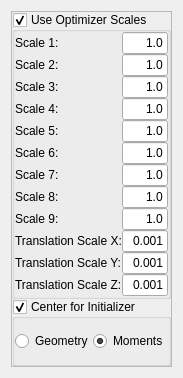
<?xml version="1.0" encoding="UTF-8"?>
<ui version="4.0">
 <class>QmitkFixedCenterOfRotationAffineTransformControls</class>
 <widget class="QWidget" name="QmitkFixedCenterOfRotationAffineTransformControls">
  <property name="geometry">
   <rect>
    <x>0</x>
    <y>0</y>
    <width>173</width>
    <height>378</height>
   </rect>
  </property>
  <property name="windowTitle">
   <string>Form</string>
  </property>
  <layout class="QVBoxLayout" name="verticalLayout">
   <item>
    <widget class="QFrame" name="m_FixedCenterOfRotationAffineTransformFrame">
     <property name="frameShape">
      <enum>QFrame::StyledPanel</enum>
     </property>
     <property name="frameShadow">
      <enum>QFrame::Raised</enum>
     </property>
     <layout class="QVBoxLayout" name="verticalLayout_66">
      <property name="spacing">
       <number>0</number>
      </property>
      <property name="margin">
       <number>0</number>
      </property>
      <item>
       <widget class="QGroupBox" name="m_UseOptimizerScalesFixedCenterOfRotationAffine">
        <property name="title">
         <string>Use Optimizer Scales</string>
        </property>
        <property name="flat">
         <bool>true</bool>
        </property>
        <property name="checkable">
         <bool>true</bool>
        </property>
        <layout class="QVBoxLayout" name="verticalLayout_65">
         <property name="spacing">
          <number>0</number>
         </property>
         <property name="margin">
          <number>0</number>
         </property>
         <item>
          <layout class="QHBoxLayout" name="_80">
           <item>
            <layout class="QVBoxLayout" name="_81">
             <item>
              <widget class="QLabel" name="textLabel1_8_2_3_2_2">
               <property name="font">
                <font>
                 <weight>50</weight>
                 <bold>false</bold>
                </font>
               </property>
               <property name="text">
                <string>Scale 1:</string>
               </property>
               <property name="wordWrap">
                <bool>false</bool>
               </property>
              </widget>
             </item>
             <item>
              <widget class="QLabel" name="textLabel2_6_3_3_2_2">
               <property name="font">
                <font>
                 <weight>50</weight>
                 <bold>false</bold>
                </font>
               </property>
               <property name="text">
                <string>Scale 2:</string>
               </property>
               <property name="wordWrap">
                <bool>false</bool>
               </property>
              </widget>
             </item>
             <item>
              <widget class="QLabel" name="textLabel3_5_3_3_2_2">
               <property name="font">
                <font>
                 <weight>50</weight>
                 <bold>false</bold>
                </font>
               </property>
               <property name="text">
                <string>Scale 3:</string>
               </property>
               <property name="wordWrap">
                <bool>false</bool>
               </property>
              </widget>
             </item>
             <item>
              <widget class="QLabel" name="textLabel1_9_2_2">
               <property name="font">
                <font>
                 <weight>50</weight>
                 <bold>false</bold>
                </font>
               </property>
               <property name="text">
                <string>Scale 4:</string>
               </property>
               <property name="wordWrap">
                <bool>false</bool>
               </property>
              </widget>
             </item>
             <item>
              <widget class="QLabel" name="textLabel2_7_2_2">
               <property name="font">
                <font>
                 <weight>50</weight>
                 <bold>false</bold>
                </font>
               </property>
               <property name="text">
                <string>Scale 5:</string>
               </property>
               <property name="wordWrap">
                <bool>false</bool>
               </property>
              </widget>
             </item>
             <item>
              <widget class="QLabel" name="textLabel3_6_2_2">
               <property name="font">
                <font>
                 <weight>50</weight>
                 <bold>false</bold>
                </font>
               </property>
               <property name="text">
                <string>Scale 6:</string>
               </property>
               <property name="wordWrap">
                <bool>false</bool>
               </property>
              </widget>
             </item>
             <item>
              <widget class="QLabel" name="textLabel4_4_3_2">
               <property name="font">
                <font>
                 <weight>50</weight>
                 <bold>false</bold>
                </font>
               </property>
               <property name="text">
                <string>Scale 7:</string>
               </property>
               <property name="wordWrap">
                <bool>false</bool>
               </property>
              </widget>
             </item>
             <item>
              <widget class="QLabel" name="textLabel5_4_2_2">
               <property name="font">
                <font>
                 <weight>50</weight>
                 <bold>false</bold>
                </font>
               </property>
               <property name="text">
                <string>Scale 8:</string>
               </property>
               <property name="wordWrap">
                <bool>false</bool>
               </property>
              </widget>
             </item>
             <item>
              <widget class="QLabel" name="textLabel6_4_2_2">
               <property name="font">
                <font>
                 <weight>50</weight>
                 <bold>false</bold>
                </font>
               </property>
               <property name="text">
                <string>Scale 9:</string>
               </property>
               <property name="wordWrap">
                <bool>false</bool>
               </property>
              </widget>
             </item>
             <item>
              <widget class="QLabel" name="textLabel11_3_2_2">
               <property name="font">
                <font>
                 <weight>50</weight>
                 <bold>false</bold>
                </font>
               </property>
               <property name="text">
                <string>Translation Scale X:</string>
               </property>
               <property name="wordWrap">
                <bool>false</bool>
               </property>
              </widget>
             </item>
             <item>
              <widget class="QLabel" name="textLabel12_3_2_2">
               <property name="font">
                <font>
                 <weight>50</weight>
                 <bold>false</bold>
                </font>
               </property>
               <property name="text">
                <string>Translation Scale Y:</string>
               </property>
               <property name="wordWrap">
                <bool>false</bool>
               </property>
              </widget>
             </item>
             <item>
              <widget class="QLabel" name="textLabel13_2_2_2">
               <property name="font">
                <font>
                 <weight>50</weight>
                 <bold>false</bold>
                </font>
               </property>
               <property name="text">
                <string>Translation Scale Z:</string>
               </property>
               <property name="wordWrap">
                <bool>false</bool>
               </property>
              </widget>
             </item>
            </layout>
           </item>
           <item>
            <layout class="QVBoxLayout" name="_91">
             <item>
              <widget class="QLineEdit" name="m_ScalesFixedCenterOfRotationAffineTransformScale1">
               <property name="minimumSize">
                <size>
                 <width>0</width>
                 <height>20</height>
                </size>
               </property>
               <property name="font">
                <font>
                 <weight>50</weight>
                 <bold>false</bold>
                </font>
               </property>
               <property name="text">
                <string>1.0</string>
               </property>
               <property name="alignment">
                <set>Qt::AlignRight</set>
               </property>
              </widget>
             </item>
             <item>
              <widget class="QLineEdit" name="m_ScalesFixedCenterOfRotationAffineTransformScale2">
               <property name="minimumSize">
                <size>
                 <width>0</width>
                 <height>20</height>
                </size>
               </property>
               <property name="font">
                <font>
                 <weight>50</weight>
                 <bold>false</bold>
                </font>
               </property>
               <property name="text">
                <string>1.0</string>
               </property>
               <property name="alignment">
                <set>Qt::AlignRight</set>
               </property>
              </widget>
             </item>
             <item>
              <widget class="QLineEdit" name="m_ScalesFixedCenterOfRotationAffineTransformScale3">
               <property name="minimumSize">
                <size>
                 <width>0</width>
                 <height>20</height>
                </size>
               </property>
               <property name="font">
                <font>
                 <weight>50</weight>
                 <bold>false</bold>
                </font>
               </property>
               <property name="text">
                <string>1.0</string>
               </property>
               <property name="alignment">
                <set>Qt::AlignRight</set>
               </property>
              </widget>
             </item>
             <item>
              <widget class="QLineEdit" name="m_ScalesFixedCenterOfRotationAffineTransformScale4">
               <property name="minimumSize">
                <size>
                 <width>0</width>
                 <height>20</height>
                </size>
               </property>
               <property name="font">
                <font>
                 <weight>50</weight>
                 <bold>false</bold>
                </font>
               </property>
               <property name="text">
                <string>1.0</string>
               </property>
               <property name="alignment">
                <set>Qt::AlignRight</set>
               </property>
              </widget>
             </item>
             <item>
              <widget class="QLineEdit" name="m_ScalesFixedCenterOfRotationAffineTransformScale5">
               <property name="minimumSize">
                <size>
                 <width>0</width>
                 <height>20</height>
                </size>
               </property>
               <property name="font">
                <font>
                 <weight>50</weight>
                 <bold>false</bold>
                </font>
               </property>
               <property name="text">
                <string>1.0</string>
               </property>
               <property name="alignment">
                <set>Qt::AlignRight</set>
               </property>
              </widget>
             </item>
             <item>
              <widget class="QLineEdit" name="m_ScalesFixedCenterOfRotationAffineTransformScale6">
               <property name="minimumSize">
                <size>
                 <width>0</width>
                 <height>20</height>
                </size>
               </property>
               <property name="font">
                <font>
                 <weight>50</weight>
                 <bold>false</bold>
                </font>
               </property>
               <property name="text">
                <string>1.0</string>
               </property>
               <property name="alignment">
                <set>Qt::AlignRight</set>
               </property>
              </widget>
             </item>
             <item>
              <widget class="QLineEdit" name="m_ScalesFixedCenterOfRotationAffineTransformScale7">
               <property name="minimumSize">
                <size>
                 <width>0</width>
                 <height>20</height>
                </size>
               </property>
               <property name="font">
                <font>
                 <weight>50</weight>
                 <bold>false</bold>
                </font>
               </property>
               <property name="text">
                <string>1.0</string>
               </property>
               <property name="alignment">
                <set>Qt::AlignRight</set>
               </property>
              </widget>
             </item>
             <item>
              <widget class="QLineEdit" name="m_ScalesFixedCenterOfRotationAffineTransformScale8">
               <property name="minimumSize">
                <size>
                 <width>0</width>
                 <height>20</height>
                </size>
               </property>
               <property name="font">
                <font>
                 <weight>50</weight>
                 <bold>false</bold>
                </font>
               </property>
               <property name="text">
                <string>1.0</string>
               </property>
               <property name="alignment">
                <set>Qt::AlignRight</set>
               </property>
              </widget>
             </item>
             <item>
              <widget class="QLineEdit" name="m_ScalesFixedCenterOfRotationAffineTransformScale9">
               <property name="minimumSize">
                <size>
                 <width>0</width>
                 <height>20</height>
                </size>
               </property>
               <property name="font">
                <font>
                 <weight>50</weight>
                 <bold>false</bold>
                </font>
               </property>
               <property name="text">
                <string>1.0</string>
               </property>
               <property name="alignment">
                <set>Qt::AlignRight</set>
               </property>
              </widget>
             </item>
             <item>
              <widget class="QLineEdit" name="m_ScalesFixedCenterOfRotationAffineTransformScaleTranslationX">
               <property name="minimumSize">
                <size>
                 <width>0</width>
                 <height>20</height>
                </size>
               </property>
               <property name="font">
                <font>
                 <weight>50</weight>
                 <bold>false</bold>
                </font>
               </property>
               <property name="text">
                <string>0.001</string>
               </property>
               <property name="alignment">
                <set>Qt::AlignRight</set>
               </property>
              </widget>
             </item>
             <item>
              <widget class="QLineEdit" name="m_ScalesFixedCenterOfRotationAffineTransformScaleTranslationY">
               <property name="minimumSize">
                <size>
                 <width>0</width>
                 <height>20</height>
                </size>
               </property>
               <property name="font">
                <font>
                 <weight>50</weight>
                 <bold>false</bold>
                </font>
               </property>
               <property name="text">
                <string>0.001</string>
               </property>
               <property name="alignment">
                <set>Qt::AlignRight</set>
               </property>
              </widget>
             </item>
             <item>
              <widget class="QLineEdit" name="m_ScalesFixedCenterOfRotationAffineTransformScaleTranslationZ">
               <property name="minimumSize">
                <size>
                 <width>0</width>
                 <height>20</height>
                </size>
               </property>
               <property name="font">
                <font>
                 <weight>50</weight>
                 <bold>false</bold>
                </font>
               </property>
               <property name="text">
                <string>0.001</string>
               </property>
               <property name="alignment">
                <set>Qt::AlignRight</set>
               </property>
              </widget>
             </item>
            </layout>
           </item>
          </layout>
         </item>
        </layout>
       </widget>
      </item>
      <item>
       <widget class="QGroupBox" name="m_CenterForInitializerFixedCenterOfRotationAffine">
        <property name="title">
         <string>Center for Initializer</string>
        </property>
        <property name="flat">
         <bool>true</bool>
        </property>
        <property name="checkable">
         <bool>true</bool>
        </property>
        <layout class="QHBoxLayout" name="horizontalLayout_2">
         <property name="spacing">
          <number>0</number>
         </property>
         <property name="margin">
          <number>0</number>
         </property>
         <item>
          <widget class="QRadioButton" name="m_GeometryFixedCenterOfRotationAffine">
           <property name="enabled">
            <bool>true</bool>
           </property>
           <property name="minimumSize">
            <size>
             <width>0</width>
             <height>20</height>
            </size>
           </property>
           <property name="font">
            <font>
             <weight>50</weight>
             <bold>false</bold>
            </font>
           </property>
           <property name="text">
            <string>Geometry</string>
           </property>
          </widget>
         </item>
         <item>
          <widget class="QRadioButton" name="m_MomentsFixedCenterOfRotationAffine">
           <property name="enabled">
            <bool>true</bool>
           </property>
           <property name="minimumSize">
            <size>
             <width>0</width>
             <height>20</height>
            </size>
           </property>
           <property name="font">
            <font>
             <weight>50</weight>
             <bold>false</bold>
            </font>
           </property>
           <property name="text">
            <string>Moments</string>
           </property>
           <property name="checked">
            <bool>true</bool>
           </property>
          </widget>
         </item>
        </layout>
       </widget>
      </item>
     </layout>
    </widget>
   </item>
  </layout>
 </widget>
 <resources/>
 <connections/>
</ui>
